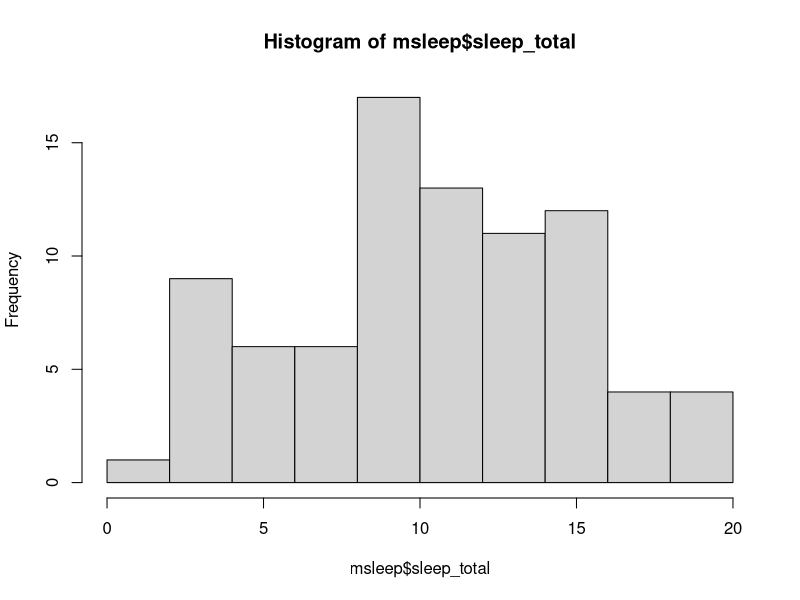
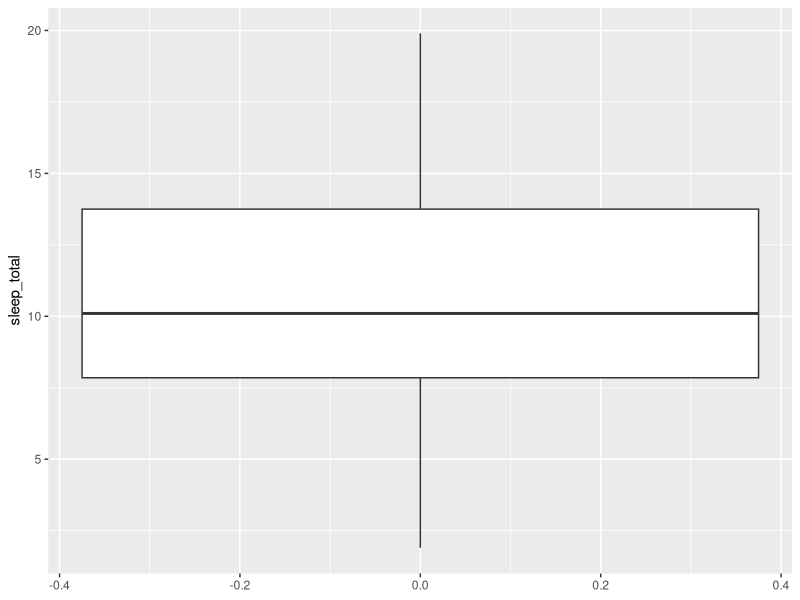

The R source for these figures, in order:
## ---- chunk 1
library(tidyverse)
## ---- chunk 2
msleep
## ---- chunk 3
hist(msleep$sleep_total)
## ---- chunk 4
mean(msleep$sleep_total)
## ---- chunk 5
sort(msleep$sleep_total)
## ---- chunk 6
sort(msleep$sleep_total)[42]
## ---- chunk 7
median(msleep$sleep_total)
## ---- chunk 8
msleep %>% count(sleep_total, sort = TRUE)
## ---- chunk 9
msleep %>% count(vore, sort = TRUE)
## ---- chunk 10
dists <- msleep$sleep_total - mean(msleep$sleep_total)
dists
## ---- chunk 11
squared_dists <- (dists)^2
sum_squared_dists <- sum(squared_dists)
sum_squared_dists
## ---- chunk 12
sum_squared_dists/82
## ---- chunk 13
var(msleep$sleep_total)
## ---- chunk 14
sqrt(var(msleep$sleep_total))
## ---- chunk 15
sd(msleep$sleep_total)
## ---- chunk 16
mean(abs(dists))
## ---- chunk 17
quantile(msleep$sleep_total)
## ---- chunk 18
ggplot(msleep, aes(y = sleep_total)) + geom_boxplot()
## ---- chunk 19
quantile(msleep$sleep_total, probs = c(0, 0.2, 0.4, 0.6, 0.8, 1))
## ---- chunk 20
quantile(msleep$sleep_total, probs = seq(0, 1, 0.2))
## ---- chunk 21
quantile(msleep$sleep_total, 0.75) - quantile(msleep$sleep_total, 0.25)
## ---- chunk 22
iqr <- quantile(msleep$bodywt, 0.75) - quantile(msleep$bodywt, 0.25)
lower_threshold <- quantile(msleep$bodywt, 0.25) - 1.5 * iqr
upper_threshold<- quantile(msleep$bodywt, 0.75) + 1.5 * iqr

msleep %>% filter(bodywt < lower_threshold | bodywt > upper_threshold ) %>%
select(name, vore, sleep_total, bodywt)
